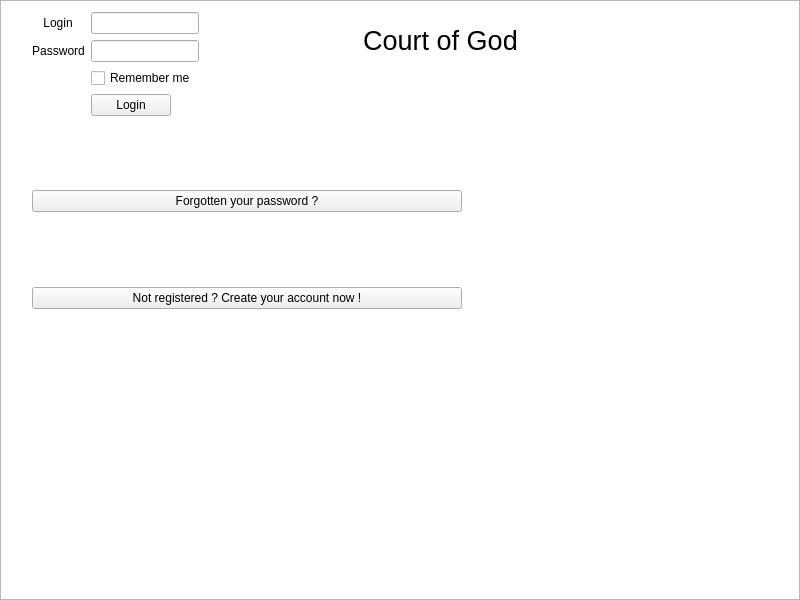
<?xml version="1.0" encoding="UTF-8"?>
<ui version="4.0">
 <class>MainWindow</class>
 <widget class="QMainWindow" name="MainWindow">
  <property name="geometry">
   <rect>
    <x>0</x>
    <y>0</y>
    <width>800</width>
    <height>600</height>
   </rect>
  </property>
  <property name="sizePolicy">
   <sizepolicy hsizetype="Fixed" vsizetype="Fixed">
    <horstretch>0</horstretch>
    <verstretch>0</verstretch>
   </sizepolicy>
  </property>
  <property name="windowTitle">
   <string>MainWindow</string>
  </property>
  <widget class="QWidget" name="Main">
   <property name="enabled">
    <bool>true</bool>
   </property>
   <property name="sizePolicy">
    <sizepolicy hsizetype="Fixed" vsizetype="Fixed">
     <horstretch>0</horstretch>
     <verstretch>0</verstretch>
    </sizepolicy>
   </property>
   <widget class="QWidget" name="Loginpage" native="true">
    <property name="geometry">
     <rect>
      <x>0</x>
      <y>0</y>
      <width>800</width>
      <height>600</height>
     </rect>
    </property>
    <property name="sizePolicy">
     <sizepolicy hsizetype="Fixed" vsizetype="Fixed">
      <horstretch>0</horstretch>
      <verstretch>0</verstretch>
     </sizepolicy>
    </property>
    <widget class="QWidget" name="formLayoutWidget">
     <property name="geometry">
      <rect>
       <x>30</x>
       <y>10</y>
       <width>434</width>
       <height>301</height>
      </rect>
     </property>
     <layout class="QFormLayout" name="Login">
      <property name="fieldGrowthPolicy">
       <enum>QFormLayout::FieldsStayAtSizeHint</enum>
      </property>
      <property name="labelAlignment">
       <set>Qt::AlignCenter</set>
      </property>
      <property name="formAlignment">
       <set>Qt::AlignCenter</set>
      </property>
      <property name="margin">
       <number>2</number>
      </property>
      <item row="0" column="0">
       <widget class="QLabel" name="login">
        <property name="text">
         <string>Login</string>
        </property>
        <property name="alignment">
         <set>Qt::AlignCenter</set>
        </property>
       </widget>
      </item>
      <item row="0" column="1">
       <widget class="QLineEdit" name="logini">
        <property name="inputMask">
         <string/>
        </property>
        <property name="text">
         <string/>
        </property>
       </widget>
      </item>
      <item row="1" column="0">
       <widget class="QLabel" name="password">
        <property name="text">
         <string>Password</string>
        </property>
        <property name="alignment">
         <set>Qt::AlignCenter</set>
        </property>
       </widget>
      </item>
      <item row="1" column="1">
       <widget class="QLineEdit" name="passwordi">
        <property name="inputMask">
         <string/>
        </property>
        <property name="text">
         <string/>
        </property>
        <property name="echoMode">
         <enum>QLineEdit::Password</enum>
        </property>
       </widget>
      </item>
      <item row="2" column="1">
       <widget class="QCheckBox" name="Remember">
        <property name="enabled">
         <bool>true</bool>
        </property>
        <property name="cursor">
         <cursorShape>PointingHandCursor</cursorShape>
        </property>
        <property name="layoutDirection">
         <enum>Qt::LeftToRight</enum>
        </property>
        <property name="text">
         <string>Remember me</string>
        </property>
       </widget>
      </item>
      <item row="3" column="1">
       <widget class="QPushButton" name="loginb">
        <property name="text">
         <string>Login</string>
        </property>
       </widget>
      </item>
      <item row="4" column="0" colspan="2">
       <spacer name="verticalSpacer_2">
        <property name="orientation">
         <enum>Qt::Vertical</enum>
        </property>
        <property name="sizeHint" stdset="0">
         <size>
          <width>20</width>
          <height>100</height>
         </size>
        </property>
       </spacer>
      </item>
      <item row="5" column="0" colspan="2">
       <widget class="QPushButton" name="forgotten">
        <property name="text">
         <string>Forgotten your password ?</string>
        </property>
       </widget>
      </item>
      <item row="6" column="0" colspan="2">
       <spacer name="verticalSpacer">
        <property name="orientation">
         <enum>Qt::Vertical</enum>
        </property>
        <property name="sizeHint" stdset="0">
         <size>
          <width>20</width>
          <height>100</height>
         </size>
        </property>
       </spacer>
      </item>
      <item row="7" column="0" colspan="2">
       <widget class="QPushButton" name="create">
        <property name="text">
         <string>Not registered ? Create your account now !</string>
        </property>
       </widget>
      </item>
     </layout>
    </widget>
    <widget class="QLabel" name="Title">
     <property name="geometry">
      <rect>
       <x>360</x>
       <y>10</y>
       <width>161</width>
       <height>61</height>
      </rect>
     </property>
     <property name="font">
      <font>
       <pointsize>20</pointsize>
      </font>
     </property>
     <property name="text">
      <string>Court of God</string>
     </property>
     <property name="textFormat">
      <enum>Qt::AutoText</enum>
     </property>
     <property name="scaledContents">
      <bool>false</bool>
     </property>
     <property name="alignment">
      <set>Qt::AlignCenter</set>
     </property>
    </widget>
   </widget>
   <widget class="QGraphicsView" name="Gameview">
    <property name="geometry">
     <rect>
      <x>0</x>
      <y>0</y>
      <width>800</width>
      <height>600</height>
     </rect>
    </property>
    <property name="verticalScrollBarPolicy">
     <enum>Qt::ScrollBarAlwaysOff</enum>
    </property>
    <property name="horizontalScrollBarPolicy">
     <enum>Qt::ScrollBarAlwaysOff</enum>
    </property>
    <property name="interactive">
     <bool>true</bool>
    </property>
    <property name="sceneRect">
     <rectf>
      <x>-400.000000000000000</x>
      <y>-300.000000000000000</y>
      <width>800.000000000000000</width>
      <height>600.000000000000000</height>
     </rectf>
    </property>
   </widget>
   <zorder>Gameview</zorder>
   <zorder>Loginpage</zorder>
  </widget>
 </widget>
 <layoutdefault spacing="6" margin="11"/>
 <tabstops>
  <tabstop>logini</tabstop>
  <tabstop>passwordi</tabstop>
  <tabstop>Remember</tabstop>
  <tabstop>loginb</tabstop>
  <tabstop>forgotten</tabstop>
  <tabstop>create</tabstop>
 </tabstops>
 <resources/>
 <connections/>
</ui>
